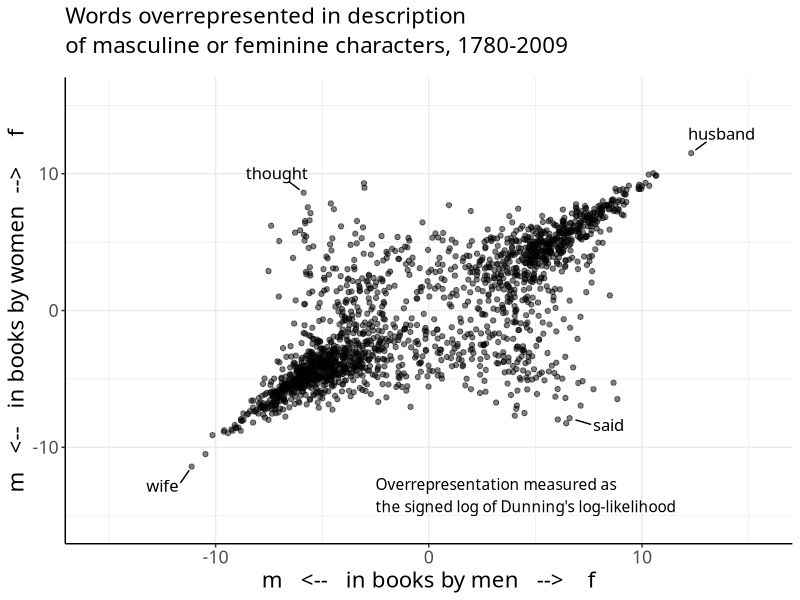
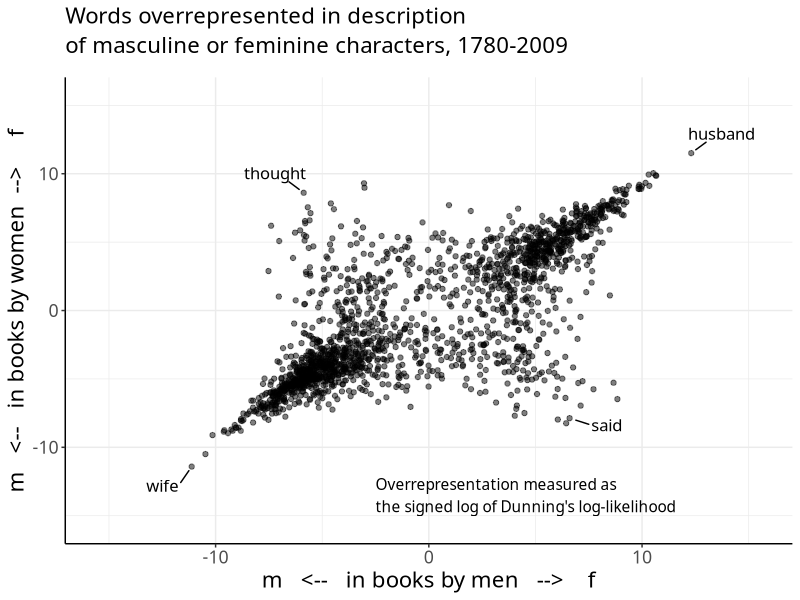

The R script that drew these images, in order:
this.dir <- dirname(parent.frame(2)$ofile)
setwd(this.dir)

persp <- read.csv('data4r.csv')
library(ggplot2)
library(dplyr)
library(ggrepel)
tolabel <- persp[persp$label != '', ]

p <- ggplot(persp, aes(m, f)) + 
  theme_bw() +
  geom_point(alpha = 0.5) +
  scale_y_continuous('m   <--   in books by women  -->     f', limits = c(-15.5, 15.5)) +
  scale_x_continuous('m   <--   in books by men   -->    f', limits = c(-15.5, 15.5)) +
  geom_text_repel(aes(m, f, label = label), force = 6, box.padding = 0.6, 
                  point.padding = 0.5, max.iter = 1200, size = 4.2,
                  family = "Avenir Next Medium") +
  ggtitle('Words overrepresented in description\nof masculine or feminine characters, 1780-2009') +
  theme(text = element_text(size = 16, family = "Avenir Next Medium"), 
        panel.border = element_blank(),
        axis.line = element_line(color = 'black'),
        plot.title = element_text(margin = margin(b = 14), size = 16, lineheight = 1.1)) +
  annotate('text', x = -2.5 , y = -13.5, label = "Overrepresentation measured as\nthe signed log of Dunning's log-likelihood", 
           hjust = 0, family = 'Avenir Next Medium', size = 3.9)

tiff("fig2plot2perspectives.tiff", height = 8, width = 8, units = 'in', res=400)
plot(p)
dev.off()
plot(p)
